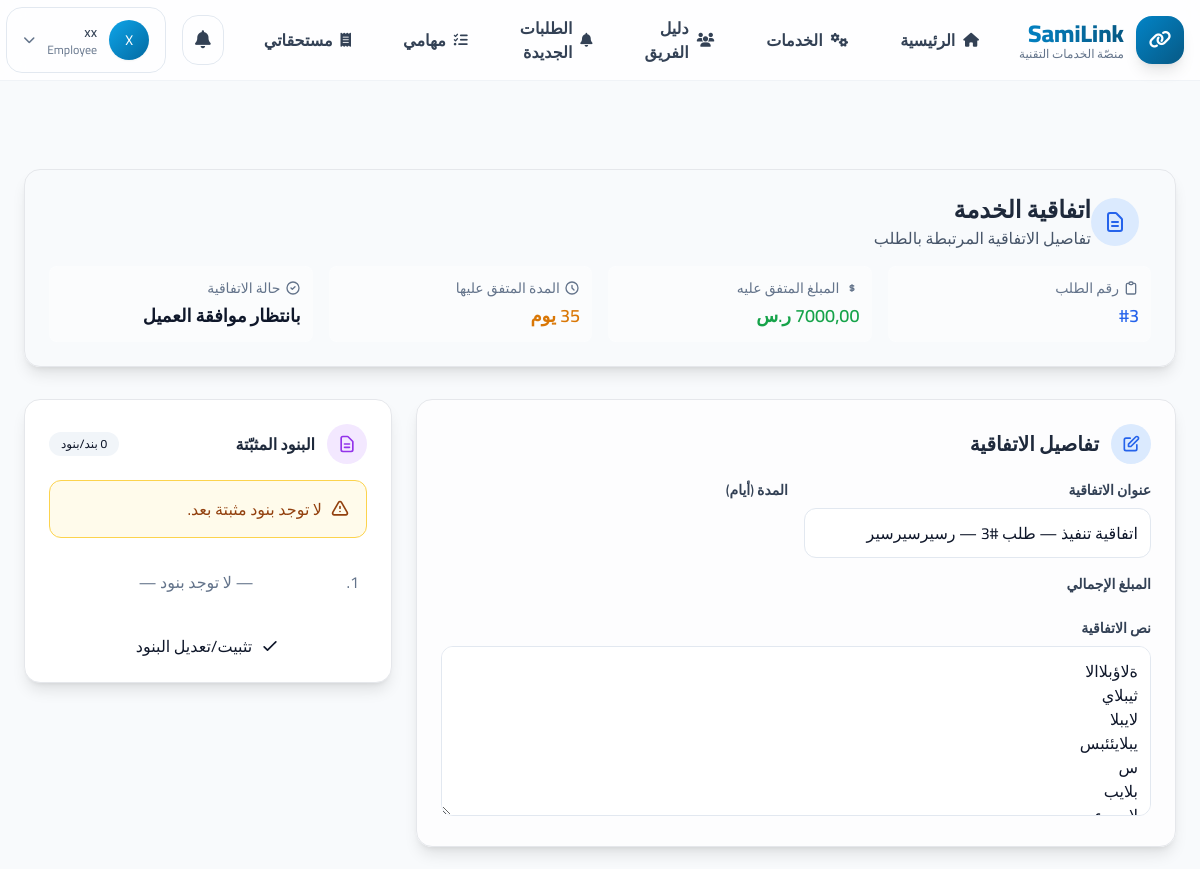
/agreements/3/edit/ (signed in, upper part), run on an earlier commit of the app's database.
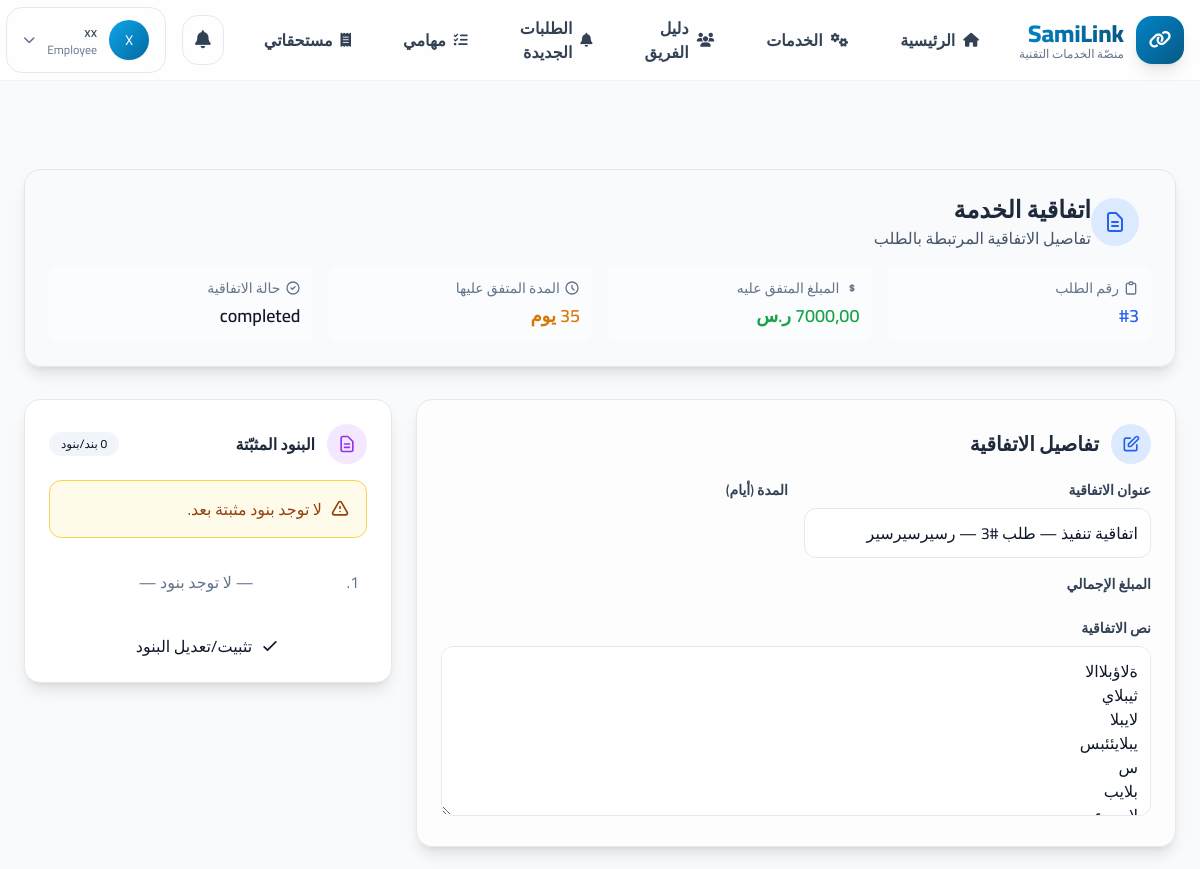
And on a later commit of the database.
### agreements/models.py (models this page shows, shortened)
class Agreement(models.Model):
    class Status(models.TextChoices):
        DRAFT = "draft", "مسودة"
        PENDING = "pending", "بانتظار موافقة العميل"
        ACCEPTED = "accepted", "تمت الموافقة"
        REJECTED = "rejected", "مرفوضة"
    request = models.OneToOneField(
        "marketplace.Request",
        on_delete=models.CASCADE,
        related_name="agreement",
        verbose_name="الطلب",
    )
    employee = models.ForeignKey(
        User,
        on_delete=models.PROTECT,
        related_name="agreements_as_employee",
        verbose_name="الموظف",
    )
    title = models.CharField("عنوان الاتفاقية", max_length=200)
    text = models.TextField("نص الاتفاقية", blank=True)
    duration_days = models.PositiveIntegerField("المدة (أيام)", default=7)
    total_amount = models.DecimalField(
        "الإجمالي (ريال)", max_digits=12, decimal_places=2, default=Decimal("0.00")
    )
    status = models.CharField(max_length=16, choices=Status.choices, default=Status.DRAFT)
    rejection_reason = models.TextField("سبب الرفض (إن وُجد)", blank=True)
    created_at = models.DateTimeField(auto_now_add=True)
    updated_at = models.DateTimeField(auto_now=True)
    class Meta:
        indexes = [
            models.Index(fields=["status", "created_at"]),
            models.Index(fields=["employee"]),
        ]
        constraints = [
            models.CheckConstraint(check=models.Q(total_amount__gte=0), name="agreement_total_amount_gte_0"),
            models.CheckConstraint(check=models.Q(duration_days__gte=1), name="agreement_duration_days_gte_1"),
        ]
        verbose_name = "اتفاقية"
        verbose_name_plural = "اتفاقيات"

### agreements/views.py (the view, shortened to what this page needs)
# urls.py: path("<int:pk>/edit/", views.edit, name="edit"),
@login_required
def edit(request: HttpRequest, pk: int) -> HttpResponse:
    ag = get_object_or_404(
        Agreement.objects.select_related("request", "employee"),
        pk=pk,
    )
    req = ag.request
    if not _is_emp_or_admin(request.user):
        messages.error(request, "غير مصرح بتحرير الاتفاقية.")
        return redirect("agreements:detail", pk=ag.pk)
    form = AgreementEditForm(instance=ag)
    formset: BaseFormSet = MilestoneFormSet(instance=ag)
    return render(
        request,
        "agreements/agreement_form.html",
        {"agreement": ag, "req": req, "form": form, "formset": formset},
    )

### agreements/forms.py (shortened to what this page needs)
class AgreementEditForm(forms.ModelForm):
    class Meta:
        model = Agreement
        fields = ["title", "text"]
        labels = {"title": "عنوان الاتفاقية", "text": "نص الاتفاقية"}
        widgets = {
            "title": forms.TextInput(attrs={"class": "input", "placeholder": "عنوان واضح"}),
            "text": forms.Textarea(attrs={"class": "input", "rows": 6, "placeholder": "نص الاتفاقية (اختياري)"}),
        }

### agreements/views.py (called while the page is built)
def _is_admin(user) -> bool:
    return bool(
        getattr(user, "is_superuser", False)
        or getattr(user, "is_staff", False)
        or getattr(user, "role", "") == "admin"
    )

def _is_emp_or_admin(user) -> bool:
    return bool(_is_admin(user) or getattr(user, "role", "") == "employee")

### templates/agreements/agreement_form.html (shortened to what the changed rows need)
{% extends "base.html" %}
{% load static %}
{% block content %}
<section class="py-8 max-w-6xl mx-auto rtl" dir="rtl">
  <div class="rounded-2xl border gradient-bg p-6 shadow-lg mb-8 fade-in card-hover">
    <div class="flex items-center mb-4">
      <div>
        <h1 class="text-2xl font-bold text-slate-800 dark:text-white">اتفاقية الخدمة</h1>
      </div>
    </div>
    <div class="grid md:grid-cols-4 gap-4 text-sm">
      <div class="bg-white/50 dark:bg-slate-700/50 p-3 rounded-lg">
        <div class="text-slate-500 dark:text-slate-400 flex items-center">
          المبلغ المتفق عليه
        </div>
        <div class="font-semibold text-lg mt-1 text-green-600 dark:text-green-400">{{ form.instance.total_amount|default:0|floatformat:2 }} ر.س</div>
      </div>
      <div class="bg-white/50 dark:bg-slate-700/50 p-3 rounded-lg">
        <div class="text-slate-500 dark:text-slate-400 flex items-center">
          <svg xmlns="http://www.w3.org/2000/svg" class="h-4 w-4 ml-1" fill="none" viewBox="0 0 24 24" stroke="currentColor">
            <path stroke-linecap="round" stroke-linejoin="round" stroke-width="2" d="M12 8v4l3 3m6-3a9 9 0 11-18 0 9 9 0 0118 0z" />
          </svg>
          المدة المتفق عليها
        </div>
        <div class="font-semibold text-lg mt-1 text-amber-600 dark:text-amber-400">{{ form.instance.duration_days|default:0 }} يوم</div>
      </div>
      <div class="bg-white/50 dark:bg-slate-700/50 p-3 rounded-lg">
        <div class="text-slate-500 dark:text-slate-400 flex items-center">
          <svg xmlns="http://www.w3.org/2000/svg" class="h-4 w-4 ml-1" fill="none" viewBox="0 0 24 24" stroke="currentColor">
            <path stroke-linecap="round" stroke-linejoin="round" stroke-width="2" d="M9 12l2 2 4-4m6 2a9 9 0 11-18 0 9 9 0 0118 0z" />
          </svg>
          حالة الاتفاقية
        </div>
        <div class="font-semibold text-lg mt-1">{{ form.instance.get_status_display|default:"—" }}</div>
      </div>
    </div>
  </div>
  <form method="post" novalidate>
    <div class="grid md:grid-cols-3 gap-6">
      <div class="md:col-span-2 space-y-6">
        <div class="rounded-2xl border bg-white/70 dark:bg-slate-800/70 p-6 shadow-lg fade-in card-hover">
          <div class="flex items-center mb-4">
            <h2 class="text-xl font-bold text-slate-800 dark:text-white">تفاصيل الاتفاقية</h2>
          </div>
          <div class="grid md:grid-cols-2 gap-4">
            <div>
              <label class="block text-sm font-semibold mb-2 text-slate-700 dark:text-slate-300">عنوان الاتفاقية</label>
              {{ form.title }}
            </div>
            <div class="md:col-span-2">
              <label class="block text-sm font-semibold mb-2 text-slate-700 dark:text-slate-300">نص الاتفاقية</label>
              {{ form.text }}
            </div>
          </div>
        </div>
      </div>
    </div>
  </form>
</section>
{% endblock %}

What changed in the data, as far as the page shows it:
changed Agreement "اتفاقية تنفيذ — طلب #3 — رسيرسيرسير": instance.status "بانتظار موافقة العميل" → "completed"
